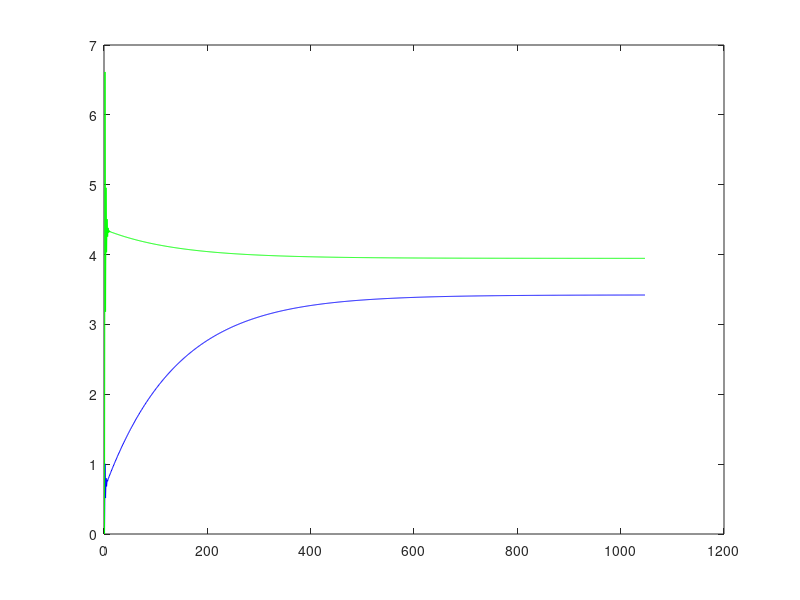
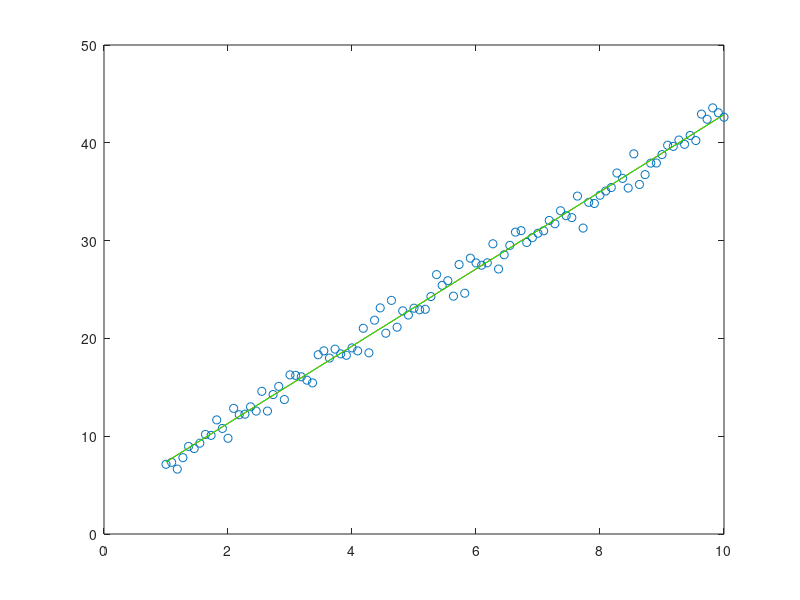

These charts were generated, in order, by the following MATLAB code:
%solving a linear equation using gradient descent
clear;

%sample observation
%x = [3;4;6;7;10];
%y = [1;2;3;4;6];

p0 = 3;
p1 = 4;
num_points = 100;

x = linspace(1,10,num_points)';
y = p1*x + p0;
y = y + randn(num_points,1);

%# of observations
n = size(x,1);

%initial guess for unknowns
u_storage(1,1) = 0;
u_storage(2,1) = 0;

%step size
alpha = 0.04;

%max iterations
max_iter = 10000;

%energy function
% h = (y - (x*u(1)+u(0)))^2
% step = alpha * 1/n SUM[(u(2)*x + u(1) - y) * x]

A = [ones(n,1) x];

%MAIN LOOP ++++++++++++++++++++++++++++++++++++
for i=1:max_iter
    last_params = u_storage(:,end);   
    
    %- calculate a step value using last parameters    
    step_0 = alpha*(1/n)*( A(:,1)'*((A*last_params) - y));
    step_1 = alpha*(1/n)*( A(:,2)'*((A*last_params) - y));
    steps = [step_0; step_1];
    
    %- calculate new parameters by subtracting step from the last estimate
    params = last_params - steps;
    u_storage(:,end+1) = params;
    
    %- compare new and old value, check if they are less than treshold indicates a convergence
    if(abs(params(1) - last_params(1)) < 0.00001)
        disp(sprintf('iteration count: %d',i))
        break;
    end
end

%result statistics
SSE = sum((y-A*params).^2)
%variance or MSE of regression
variance = SSE / (n-2)
disp(sprintf('standard deviation of unknowns: %d',sqrt(variance)));

%gradient descent vs normal equation
params
normal_eq = inv(A'*A)*A'*y

%iterative plots for parameters
figure;
plot(linspace(1,length(u_storage),length(u_storage)), u_storage(1,:), 'b-');
hold on;
plot(linspace(1,length(u_storage),length(u_storage)), u_storage(2,:), 'g-');
hold off;

%resulting regression line
figure;
plot(x,y,'o');
hold on;
plot(x,A*params,'r-');
plot(x,A*normal_eq,'g-');
hold off;
